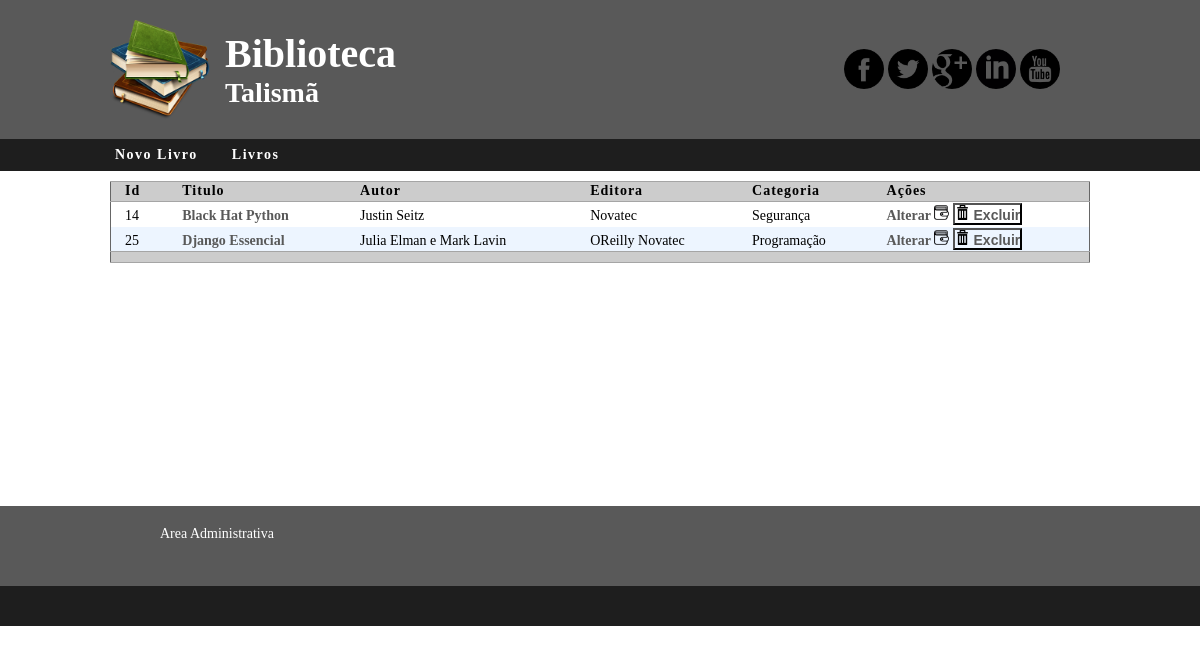
The app's page /listar/ with its own data.
### livros/models.py (models this page shows, shortened)
class Livros(models.Model):
	id_livro = models.AutoField(primary_key=True)
	titulo_livro = models.CharField(max_length=200)
	autor_livro = models.CharField(max_length=200)
	editora_livro = models.CharField(max_length=200)
	categoria_livro =  models.CharField(max_length=200)
	descricao = models.TextField(max_length=4000)

### livros/views.py (the view)
# urls.py: url(r'^listar/', views.listar),
def listar(request):
	livros = Livros.objects.all()
	return render(request, 'listar.html', locals())

### livros/templates/listar.html
{% extends 'site/base.html'%}
{% load staticfiles %}
{% block content%}
	<main id="content">
		<table class="table">
			<thead>
				<tr>
					<td>Id</td>
					<td>Titulo</td>
					<td>Autor</td>
					<td>Editora</td>
					<td>Categoria</td>
					<td>Ações</td>
				</tr>
			</thead>
			<tbody>
				{% for x in livros %}
				<tr>
					<td>{{x.id_livro}}</td>
					<td>
						<a href="{% url 'livros.views.detalhes' pk=x.pk %}">
							{{x.titulo_livro}}
						</a>
					</td>
					<td>{{x.autor_livro}}</td>
					<td>{{x.editora_livro}}</td>
					<td>{{x.categoria_livro}}</td>
					<td>
						<a href="{% url 'livros.views.alterar' pk=x.pk %}">
							 Alterar <img src="{% static 'img/update.png' %}" />
						</a>
						<button onclick="new MyQuestion('Deseja realmente excluir o livro {{ x.titulo_livro }}',
			    '{% url 'livros.views.excluir' pk=x.pk %}').question()">
							<img src="{% static 'img/delete.png' %}" /> Excluir
						</button>
					</td>
				</tr>
				{% endfor %}
			</tbody>
			<tfoot>
				<tr>
					<td></td>
					<td></td>
					<td></td>
					<td></td>
					<td></td>
					<td></td>
				</tr>
			</tfoot>
		</table>
	</main>
{%endblock content%}

### livros/static/css/style.css (style rules this page uses)
* { margin:0; padding:0; list-style:none; vertical-align:baseline; }
a { text-decoration: none; text-transform: none; }
#content { margin: 0 auto; width: 980px; min-height: 315px; }
table { border-collapse: collapse; width: 100%; border: 1px solid #666; }
thead { background: #ccc url(http://www.devfuria.com.br/html-css/tabelas/bar.gif) repeat-x left center; border-top: 1px solid #a5a5a5; border-bottom: 1px solid #a5a5a5; font-size: 16px; letter-spacing: 1px; }
thead>tr>td { font-size: 14px; font-weight: bold; }
tbody>tr>td { font-size: 14px; }
tr:nth-child(even) { background-color: #edf5ff; }
td { padding: 0.1em 1em; }
td>a { text-transform: none; text-decoration: none; font-weight: bold; font-size: 14px; color: #595959; }
td>button { background: transparent; text-transform: none; text-decoration: none; font-weight: bold; font-size: 14px; color: #595959; }
td>a>img { width: 15px; }
tfoot { background: #ccc url(http://www.devfuria.com.br/html-css/tabelas/bar.gif) repeat-x left center; border-top: 1px solid #a5a5a5; border-bottom: 1px solid #a5a5a5; min-height: 10px; }
tfoot>tr>td { padding: 5px 0; }
button>img { width: 15px; }

### records on screen
Livros: id_livro "14", titulo_livro "Black Hat Python", autor_livro "Justin Seitz", editora_livro "Novatec", categoria_livro "Segurança"
Livros: id_livro "25", titulo_livro "Django Essencial", autor_livro "Julia Elman e Mark Lavin", editora_livro "OReilly Novatec", categoria_livro "Programação"
